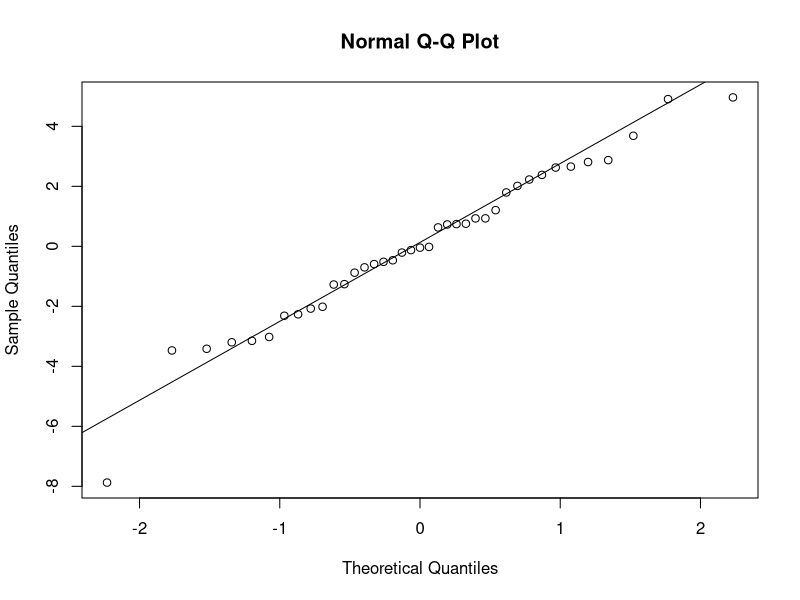
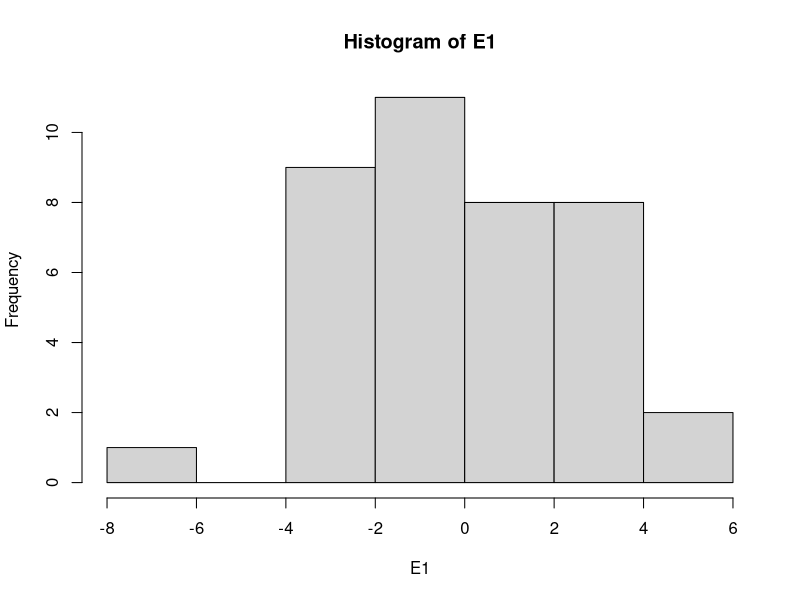
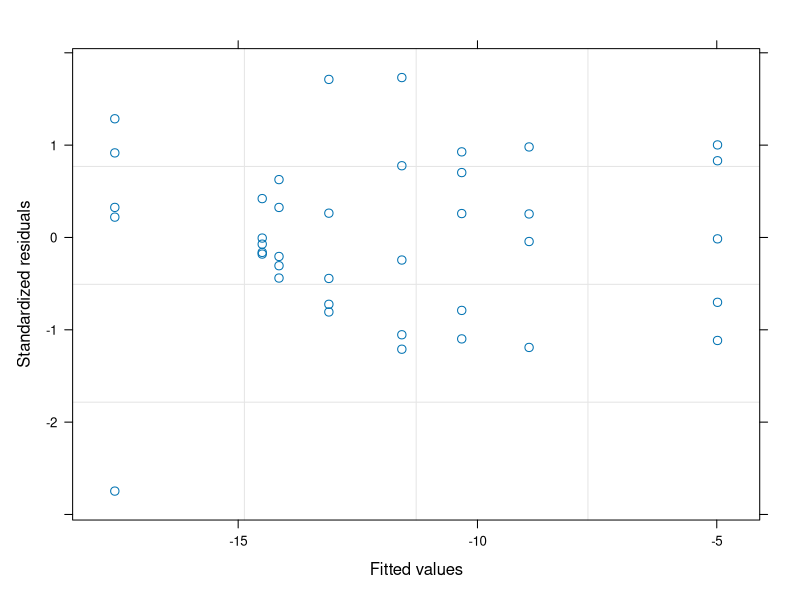

Write R code to recreate these figures, in order. (Note: this script raises an error after producing the figures.)
#Author:  Clay Arango
#Creation date: 10-Feb-19
#Script to analyze NDS data from Summer 2018 NDS work with S. Roley and A. Alexiades

#packages
install.packages("nlme")
install.packages("nortest")
install.packages("dplyr")
install.packages("multcomp")
install.packages("MASS")
install.packages("ggplot2")
library(nlme)
library(nortest)
library(dplyr)
library(multcomp)
library(MASS)
library(ggplot2)

#Load data
mab_summer <- read.table(file="mab_summer.csv", header=T, sep=",")

#set variable
d = mab_summer

#evaluate data to make sure factors are correct
names(d)
unique(d$nutrient) #control, N, NP, NPSi, NSi, P, PSi, Si
unique(d$N) #should be 0 and 1
unique(d$P) #should be 0 and 1
unique(d$Si) #should be 0 and 1
unique(d$top) #should be "sponge" and "glass"
#if need to change, use recode function below. 
d$top<-recode(d$top, "cellulose" ="sponge")
str(d)

#convert N and P vand Si alues (0 or 1 for absence or presence) to factors
d$N<-as.factor(d$N)
d$P<-as.factor(d$P)
d$Si<-as.factor(d$Si)
str(d)

#subset data into gpp and cr response
d.cr = subset(d, top=="sponge", data=d)
d.gpp = subset(d, top=="glass", data=d)

#calculate nrr for cr
x = aggregate(d.cr[,8], list(d.cr$nutrient), mean, na.rm=T)
x
d.cr$cr.nrr = d.cr$cr.area/-13.104819 #is there a prettier way to do this?

#calculate nrr for gpp
x = aggregate(d.gpp[,9], list(d.gpp$nutrient), mean, na.rm=T)
x
d.gpp$gpp.nrr = d.gpp$gpp.area/1.61646980 #is there a prettier way to do this?

############################################################
#analyze RESPIRATION data
############################################################

M1<-gls(cr.area~N*P*Si, data=d.cr, na.action=na.omit)
E1<-residuals(M1)
qqnorm(E1)
qqline(E1)
ad.test(E1)
   #residuals are normally distributed
hist(E1)  
plot(M1)

plot(filter(d.cr, !is.na(cr.area)) %>% dplyr::select(nutrient), 
     E1, xlab="nutrient", ylab="Residuals")
bartlett.test(cr.area~nutrient, data=d.cr)
   #variance test is bad

anova(M1)
  
x <- group_by(d.cr, nutrient) %>%  # Grouping function causes subsequent functions to aggregate by season and reach
  summarize(cr.mean = abs(mean(cr.area, na.rm = TRUE)), # na.rm = TRUE to remove missing values
            cr.sd=abs(sd(cr.area, na.rm = TRUE)),  # na.rm = TRUE to remove missing values
            n = sum(!is.na(cr.area)), # of observations, excluding NAs. 
            cr.se=cr.sd/sqrt(n))

ggplot(data=x, aes(x=nutrient, y=cr.mean)) + 
  geom_bar(stat="identity", position=position_dodge(), color = "black") + 
  geom_errorbar(aes(ymin=cr.mean, ymax=cr.mean+cr.se), width=0.2, 
                position=position_dodge(0.9)) + 
  xlab("Nutrient") +
  ylab(expression(Respiration~(ug~O[2]~m^{-2}~h^{-1}))) +
  ylim(0,20) +
  labs(fill="Light") +
  theme_bw() +
  theme(panel.grid.major=element_blank(),
        panel.grid.minor=element_blank(),
        legend.title=element_text(size=6),
        legend.key=element_blank(), 
        legend.position=c(0.5,0.95), 
        legend.text=element_text(size=8), 
        legend.background=element_blank(), 
        legend.direction="horizontal", 
        legend.key.size=unit(0.3, "cm"), 
        axis.title.y=element_text(size=8), 
        axis.title.x=element_text(size=8), 
        axis.text.x=element_text(size=8))

#ggsave('output/figures/Ring_fall.tiff',
#       units="in",
#       width=3.25,
#       height=3.25,
#       dpi=1200,
#       compression="lzw")

############################################################
#analyze the PRODUCTION data
############################################################

M1<-gls(gpp.area~N*P*Si, data=d.gpp, na.action=na.omit) 
E1<-residuals(M1)
qqnorm(E1)
qqline(E1)
ad.test(E1)
   #residuals are not normal 

hist(E1, xlab="residuals", main="")
plot(M1)

plot(filter(d.gpp, !is.na(gpp.area)) %>% dplyr::select(nutrient), 
     E1, xlab="nutrient", ylab="Residuals")
bartlett.test(gpp.area~nutrient, data=d.gpp)
   #not OK

anova(M1)
  
x <- group_by(d.gpp, nutrient) %>%  # Grouping function causes subsequent functions to aggregate by season and reach
  summarize(gpp.mean = abs(mean(gpp.area, na.rm = TRUE)), # na.rm = TRUE to remove missing values
            gpp.sd=abs(sd(gpp.area, na.rm = TRUE)),  # na.rm = TRUE to remove missing values
            n = sum(!is.na(gpp.area)), # of observations, excluding NAs. 
            gpp.se=gpp.sd/sqrt(n))

ggplot(data=x, aes(x=nutrient, y=gpp.mean)) + 
  geom_bar(stat="identity", position=position_dodge(), color = "black") + 
  geom_errorbar(aes(ymin=gpp.mean, ymax=gpp.mean+gpp.se), width=0.2, 
                position=position_dodge(0.9)) + 
  xlab("Nutrient") +
  ylab(expression(Production~(ug~O[2]~m^{-2}~h^{-1}))) +
  labs(fill="Light") +
  theme_bw() +
  theme(panel.grid.major=element_blank(),
        panel.grid.minor=element_blank(), 
        legend.title=element_text(size=6), 
        legend.key=element_blank(),  
        legend.position=c(0.5,0.95),  
        legend.text=element_text(size=8),  
        legend.background=element_blank(),  
        legend.direction="horizontal",  
        legend.key.size=unit(0.3, "cm"),  
        axis.title.y=element_text(size=8),  
        axis.title.x=element_text(size=8),  
        axis.text.x=element_text(size=8))

#ggsave('output/figures/gppByNutrient.tiff',
#       units="in",
#       width=3.25,
#       height=3.25,
#       dpi=1200,
#       compression="lzw")


#BELOW HERE IS NOT EDITED





############################################################
#analyze the CHL-A biomass on disks

M1<-gls(chla~N*P*light, data=roza_sum.chla, na.action=na.omit)
E1<-residuals(M1)
qqnorm(E1)
qqline(E1)
ad.test(E1)
  #residuals look bad (p=0.001)
hist(E1)
plot(M1)

vf1 = varIdent(form = ~ 1|N*P)
vf2 = varIdent(form = ~ 1|light)
vf3 = varIdent(form = ~ 1|N*P*light)
vf4 = varPower(form = ~ fitted(.)) 
vf5 = varExp(form = ~ fitted(.))
vf6 = varConstPower(form = ~ fitted(.))
vf7 = varExp(form = ~ fitted(.)|nutrient)

M2<-gls(chla~N*P*light, data=roza_sum.chla, na.action=na.omit, weights=vf1)
M3<-gls(chla~N*P*light, data=roza_sum.chla, na.action=na.omit, weights=vf2)
M4<-gls(chla~N*P*light, data=roza_sum.chla, na.action=na.omit, weights=vf3)
M5<-gls(chla~N*P*light, data=roza_sum.chla, na.action=na.omit, weights=vf4)
M6<-gls(chla~N*P*light, data=roza_sum.chla, na.action=na.omit, weights=vf5)
M7<-gls(chla~N*P*light, data=roza_sum.chla, na.action=na.omit, weights=vf6)
M8<-gls(chla~N*P*light, data=roza_sum.chla, na.action=na.omit, weights=vf7)

anova(M1,M2,M3,M4,M5,M6,M7,M8)

#M3 is best on AIC

E3<-residuals(M3)
qqnorm(E3)
qqline(E3)
ad.test(E3)
#residuals are not normal (p=0.001)
hist(E3, xlab="residuals", main="")
plot(M3)
  #hist and plot look good

plot(filter(roza_sum.chla, !is.na(chla)) %>% dplyr::select(light), 
     E3, xlab="light", ylab="Residuals")
bartlett.test(chla~light, data=roza_sum.chla)

plot(filter(roza_sum.chla, !is.na(chla)) %>% dplyr::select(nutrient), 
     E3, xlab="nutrient", ylab="Residuals")
bartlett.test(chla~nutrient, data=roza_sum.chla)

anova(M3)

#light is significant and N and P separately interact with light

x<-roza_sum.chla[complete.cases(roza_sum.chla$chla),]

with(x, 
     interaction.plot(nutrient,light,chla, 
                      ylim=c(0,1.5),lty=c(1,12),lwd=2,ylab="Chlorophyll a", 
                      xlab="Nutrient", trace.label="Light"))

x <- group_by(roza_sum.chla, nutrient, light) %>%  # Grouping function causes subsequent functions to aggregate by season and reach
  summarize(chla.mean = mean(chla, na.rm = TRUE), # na.rm = TRUE to remove missing values
            chla.sd=sd(chla, na.rm = TRUE),  # na.rm = TRUE to remove missing values
            n = sum(!is.na(chla)), # of observations, excluding NAs. 
            chla.se=chla.sd/sqrt(n))

ggplot(data=x, 
       aes(x=nutrient, y=chla.mean, fill=light)) + 
  geom_bar(stat="identity", position=position_dodge(), color = "black") + 
  geom_errorbar(aes(ymin=chla.mean, ymax=chla.mean+chla.se), width=0.2, 
                position=position_dodge(0.9)) + 
  scale_fill_manual(values=c("white","black")) +
  xlab("Nutrient") +
  ylab(expression(Chlorophyll~a~(ug~cm^{-2}))) +
  ylim(0,1.7) +
  labs(fill="Light") +
  theme_bw() +
  theme(panel.grid.major=element_blank(), 
        panel.grid.minor=element_blank(), 
        legend.title=element_text(size=6), 
        legend.key=element_blank(), 
        legend.position=c(0.5,0.95), 
        legend.text=element_text(size=8), 
        legend.background=element_blank(), 
        legend.direction="horizontal", 
        legend.key.size=unit(0.3, "cm"), 
        axis.title.y=element_text(size=8), 
        axis.title.x=element_text(size=8), 
        axis.text.x=element_text(size=8))

ggsave('output/figures/chlaByNutrientLight.tiff',
       units="in",
       width=3.25,
       height=3.25,
       dpi=1200,
       compression="lzw")



############################################################
############################################################
#calculate nrr mean and standard error
x1 <- group_by(roza_sum, nutrient, light) %>%  # Grouping function causes subsequent functions to aggregate by season and reach
  summarize(chla.nrr.mean = mean(chla.nrr, na.rm = TRUE), # na.rm = TRUE to remove missing values
            chla.nrr.sd=sd(chla.nrr, na.rm = TRUE),  # na.rm = TRUE to remove missing values
            chla.n = sum(!is.na(chla.nrr)), # of observations, excluding NAs. 
            chla.nrr.se=chla.nrr.sd/sqrt(chla.n))


x2 <- group_by(roza_sum, nutrient, light) %>%  # Grouping function causes subsequent functions to aggregate by season and reach
  summarize(gpp.nrr.mean = mean(gpp.nrr, na.rm = TRUE), # na.rm = TRUE to remove missing values
            gpp.nrr.sd=sd(gpp.nrr, na.rm = TRUE),  # na.rm = TRUE to remove missing values
            gpp.n = sum(!is.na(gpp.nrr)), # of observations, excluding NAs. 
            gpp.nrr.se=gpp.nrr.sd/sqrt(gpp.n))

x3 <- group_by(roza_sum, nutrient, light) %>%  # Grouping function causes subsequent functions to aggregate by season and reach
  summarize(cr.nrr.mean = mean(cr.nrr, na.rm = TRUE), # na.rm = TRUE to remove missing values
            cr.nrr.sd=sd(cr.nrr, na.rm = TRUE),  # na.rm = TRUE to remove missing values
            cr.n = sum(!is.na(cr.nrr)), # of observations, excluding NAs. 
            cr.nrr.se=cr.nrr.sd/sqrt(cr.n))

roza_sum.nrr<-cbind(x1,x2,x3)
roza_sum.nrr <- roza_sum.nrr[, !duplicated(colnames(roza_sum.nrr))]
write.csv(roza_sum.nrr, "roza_sum.nrr.csv")
